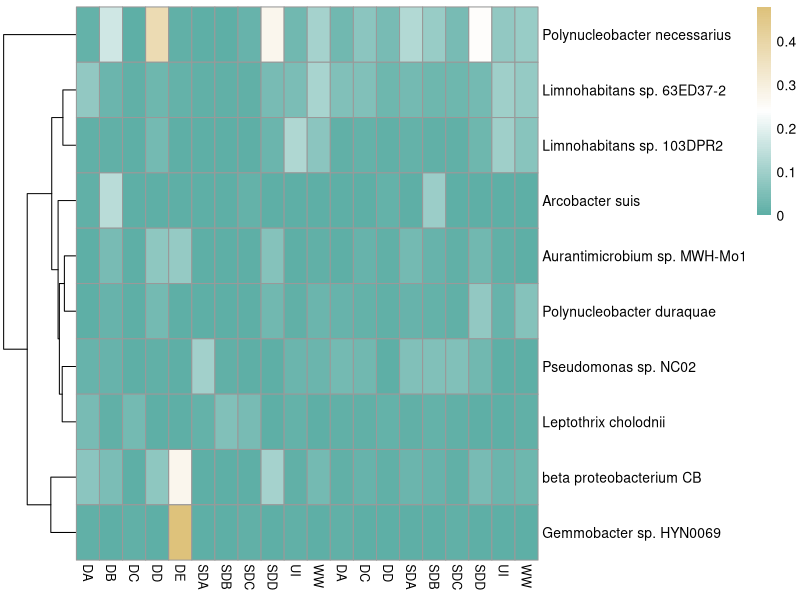

Generate this figure with R:
library(readr)
library(dplyr)
library(pheatmap)
library(RColorBrewer)

# load your input file here
genera <- read_csv(
  "inputs/Specis_clade_clean.csv",
  name_repair = "unique"
)
# Top 30 overall
abund_top30 <- genera %>%
  select(-lineage) %>%
  mutate(total_abundance = rowSums(across(-name))) %>%
  arrange(desc(total_abundance)) %>%
  slice(1:10) %>%
  select(-total_abundance)

# Ensure unique, explicit row labels
abund_top30 <- abund_top30 %>%
  mutate(name = make.unique(as.character(name)))

row_labels <- abund_top30$name
mat <- abund_top30 %>%
  select(-name) %>%
  as.matrix()

rownames(mat) <- abund_top30$name

# Apply log10(x+1) transform, could adjust to log10(x) by removing +1
#mat_log <- log10(mat+1)

clean_col_labels <- gsub("\\.\\.\\.[0-9]+$", "", colnames(mat))

# Define a color palette
my_colors <- colorRampPalette(c("#5EAFA6", "white", "#DEC27B"))(100)

#adjust cluster rows or columns option by change TRUE or FALSE
pheatmap(
  mat,
  cluster_rows = TRUE,
  cluster_cols = FALSE,
  show_rownames = TRUE,
  show_colnames = TRUE,
  labels_col = clean_col_labels,
  fontsize_row = 10,
  fontsize_col = 9,
  color = my_colors
)

# If labels still don’t appear in the RStudio Plots pane, save a bigger file:
# pheatmap(
#   mat,
#   scale = "row",
#   cluster_rows = TRUE,
#   cluster_cols = FALSE,
#   show_rownames = TRUE,
#   labels_row = row_labels,
#   fontsize_row = 10,
#   fontsize_col = 9,
#   filename = "Top30_Genera_heatmap.png",  # <-- larger canvas
#   width = 9, height = 12                  # adjust as needed
# )
